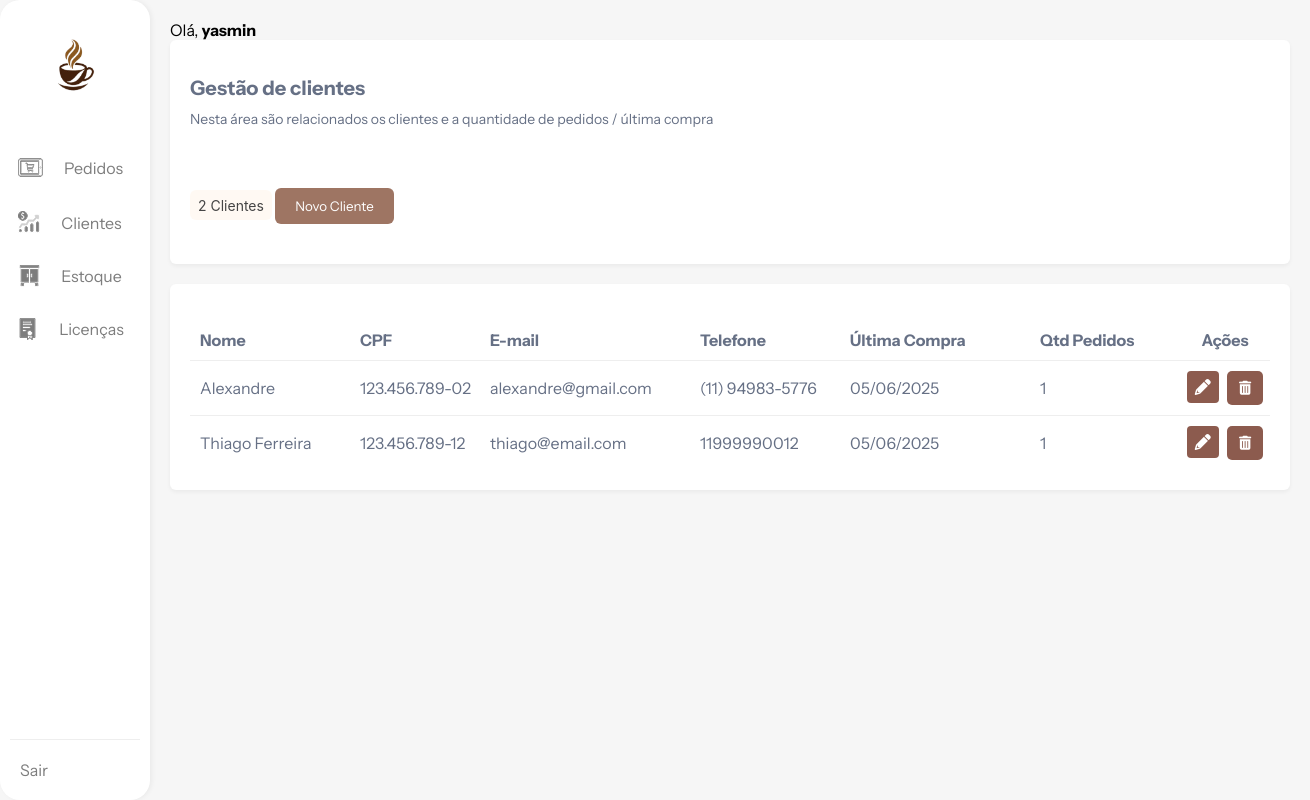
The page /views/clientes.php (signed in) on the database its author committed.
### tables this page shows
CREATE TABLE IF NOT EXISTS `clientes` (
  `cliente_id` int NOT NULL AUTO_INCREMENT,
  `nome` varchar(100) NOT NULL,
  `email` varchar(100) DEFAULT NULL,
  `telefone` varchar(20) DEFAULT NULL,
  `cpf` varchar(14) DEFAULT NULL,
  PRIMARY KEY (`cliente_id`),
  UNIQUE KEY `cpf` (`cpf`)
);

### views/clientes.php (the view, shortened to what this page needs)
<?php
include("../config/conexao.php");
$sql_clientes = "
    SELECT
        c.cliente_id,
        c.nome,
        c.email,
        c.telefone,
        c.cpf,
        MAX(p.data_pedido) AS ultima_compra,
        COUNT(DISTINCT p.pedido_id) AS qtd_pedidos
    FROM
        clientes c
    LEFT JOIN
        pedidos p ON c.cliente_id = p.cliente_id
    GROUP BY
        c.cliente_id, c.nome, c.email, c.telefone, c.cpf
    ORDER BY
        c.nome ASC;
";
$result_clientes = $mysqli->query($sql_clientes);
$total_clientes = 0;
if ($result_clientes) {
    $total_clientes = $result_clientes->num_rows;
}
?>
<!DOCTYPE html>
<html lang="pt-br">
<head>
    <link rel="stylesheet" href="../public/css/clientes.css">
    <link rel="stylesheet" href="https://cdnjs.cloudflare.com/ajax/libs/font-awesome/6.0.0-beta3/css/all.min.css">
</head>
<body>
    <nav>
        <a href="dashboard.php">
            <img src="../public/img/logo.png" alt="Logo Alvorada" />
        </a>
        <div class="nav-item">
            <img src="../public/icons/pedidos.png" alt="Ícone Pedidos" />
            <span>
                <a href="pedidos.php">Pedidos</a>
            </span>
        </div>
        <div class="nav-item">
            <img src="../public/icons/clientes.png" alt="Ícone Clientes" />
            <span>
                <a href="clientes.php">Clientes</a>
            </span>
        </div>
        <div class="nav-item">
            <img src="../public/icons/estoque.png" alt="Ícone Estoque" />
            <span>
                <a href="estoque.php">Estoque</a>
            </span>
        </div>
        <div class="nav-item">
            <img src="../public/icons/licenca.png" alt="Ícone Licenças" />
            <span>
                <a href="licencas.php">Licenças</a>
            </span>
        </div>
        <div class="nav-item logout">
            <span>
                <a href="../auth/logout.php">Sair</a>
            </span>
        </div>
    </nav>
    <main>
        <div class="greeting">
            <span>Olá,</span>
            <b><?php echo htmlspecialchars($_SESSION['nome_usuario']); ?></b>
        </div>
        <section class="container">
            <h2>Gestão de clientes</h2>
            <p>Nesta área são relacionados os clientes e a quantidade de pedidos / última compra</p>
            <div class="badge">
                <span><?php echo $total_clientes; ?> Clientes</span>
            </div>
            <button class="btn-novo-cliente" onclick="abrirModalCliente()">
                Novo Cliente
            </button>
        </section>
        <section>
            <div class="tabela">
                <div class="tabela-header">
                    <div>Nome</div>
                    <div>CPF</div>
                    <div>E-mail</div>
                    <div>Telefone</div>
                    <div>Última Compra</div>
                    <div>Qtd Pedidos</div>
                    <div>Ações</div>
                </div>
                <?php
                if ($result_clientes && $result_clientes->num_rows > 0) {
                    $result_clientes->data_seek(0);
                    while ($cliente = $result_clientes->fetch_assoc()) {
                        ?>
                        <div class="tabela-row">
                            <div><?php echo htmlspecialchars($cliente['nome']); ?></div>
                            <div><?php echo htmlspecialchars($cliente['cpf']); ?></div>
                            <div><?php echo htmlspecialchars($cliente['email']); ?></div>
                            <div><?php echo htmlspecialchars($cliente['telefone']); ?></div>
                            <div><?php echo htmlspecialchars($cliente['ultima_compra'] ? date('d/m/Y', strtotime($cliente['ultima_compra'])) : 'N/A'); ?></div>
                            <div><?php echo htmlspecialchars($cliente['qtd_pedidos']); ?></div>
                            <div class="tabela-actions">
                                <button class="btn-editar"
                                        onclick="abrirModalEdicaoCliente(
                                            <?php echo htmlspecialchars($cliente['cliente_id']); ?>,
                                            '<?php echo htmlspecialchars($cliente['nome']); ?>',
                                            '<?php echo htmlspecialchars($cliente['email']); ?>',
                                            '<?php echo htmlspecialchars($cliente['telefone']); ?>',
                                            '<?php echo htmlspecialchars($cliente['cpf']); ?>'
                                        )">
                                    <i class="fa-solid fa-pencil"></i>
                                </button>
                                <button class="btn-excluir" onclick="confirmarExclusao(<?php echo htmlspecialchars($cliente['cliente_id']); ?>, '<?php echo htmlspecialchars($cliente['nome']); ?>')">
                                    <i class="fa-solid fa-trash-can"></i>
                                </button>
                            </div>
                        </div>
                        <?php
                    }
                } else {
                    echo "<div class='tabela-row'><div style='grid-column: 1 / span 7; text-align: center; padding: 20px;'>Nenhum cliente encontrado.</div></div>";
                }
                ?>
            </div>
        </section>
    </main>
</body>
</html>

### public/css/clientes.css (style rules this page uses)
* { font-family: "Instrument Sans", sans-serif; box-sizing: border-box; margin: 0; padding: 0; }
body { margin: 0; font-family: Roboto, sans-serif; background-color: #F6F6F6; min-height: 100vh; overflow-x: hidden; overflow-y: auto; }
nav { width: 150px; background-color: white; border-radius: 20px; padding: 20px 10px; display: flex; flex-direction: column; align-items: center; gap: 30px; box-sizing: border-box; flex-shrink: 0; box-shadow: 2px 0 5px rgba(0,0,0,0.05); position: fixed; height: 100vh; top: 0; left: 0; z-index: 1000; overflow-y: auto; }
nav .nav-item a { padding: 10px; border-radius: 5px; text-decoration: none; color: #7D7D7D; transition: 0.2s ease; }
nav img { width: 100px; height: 100px; }
.nav-item { display: flex; align-items: center; gap: 10px; cursor: pointer; }
.nav-item img { width: 27px; height: 27px; }
.nav-item span { color: #7D7D7D; font-size: 16px; }
.nav-item:nth-child(3) img, .nav-item:nth-child(4) img, .nav-item:nth-child(5) img { width: 23px; height: 23px; }
main { padding: 20px; margin-left: 150px; }
.greeting span, .greeting b { font-size: 16px; color: black; }
section.container { background-color: white; border-radius: 6px; padding: 36px 20px 20px 20px; box-sizing: border-box; margin-bottom: 20px; box-shadow: 0 2px 4px rgba(0,0,0,0.05); }
.container h2 { margin: 0; font-size: 20px; color: #667085; }
.container p { margin: 10px 0 20px 0; font-size: 14px; color: #667085; font-weight: 300; }
.badge { background-color: rgba(240, 128, 25, 0.05); border-radius: 6px; padding: 5px 8px; display: inline-block; }
.badge span { color: #454545; font-size: 14px; font-family: Inter, sans-serif; }
.btn-novo-cliente { margin: 40px 0 20px 0; padding: 10px 20px; background: #9e7563; color: white; border: none; border-radius: 6px; cursor: pointer; transition: background-color 0.2s ease; }
.tabela { background-color: white; border-radius: 6px; padding: 36px 20px 20px 20px; box-sizing: border-box; margin-top: 10px; box-shadow: 0 2px 4px rgba(0,0,0,0.05); }
.tabela-header, .tabela-row { display: flex; gap: 80px; padding: 10px 0; border-bottom: 1px solid #EAECF0; }
.tabela-header { font-weight: bold; padding-bottom: 10px; border-bottom: 2px solid #EAECF0; color: #667085; }
.tabela-row { color: #667085; }
.tabela-row:last-child { border-bottom: none; }
.tabela-row div, .tabela-header div { width: 150px; flex-shrink: 0; white-space: nowrap; overflow: hidden; text-overflow: ellipsis; }
.tabela-header div:nth-child(2), .tabela-row div:nth-child(2) { width: 120px; }
.tabela-header div:nth-child(3), .tabela-row div:nth-child(3) { width: 200px; }
.tabela-header div:nth-child(4), .tabela-row div:nth-child(4) { width: 140px; }
.tabela-header div:nth-child(5), .tabela-row div:nth-child(5) { width: 180px; }
.tabela-header div:nth-child(6), .tabela-row div:nth-child(6) { width: 100px; }
.tabela-header div:last-child, .tabela-row .tabela-actions { text-align: center; }
.tabela-actions .btn-editar { background-color: #8c5b4e; color: white; border: none; padding: 8px 12px; border-radius: 4px; cursor: pointer; font-size: 14px; transition: background-color 0.2s ease; display: inline-flex; align-items: center; justify-content: center; width: 32px; height: 32px; padding: 0; }
.tabela-actions .btn-editar i { font-size: 16px; }
.tabela-header, .tabela-row { display: grid; grid-template-columns: 2fr 1fr 2fr 1.5fr 1.5fr 1fr 0.5fr; gap: 10px; padding: 10px; border-bottom: 1px solid #eee; align-items: center; }
.btn-excluir { background-color: #8c5b4e; color: white; border: none; padding: 8px 12px; border-radius: 5px; cursor: pointer; font-size: 14px; transition: background-color 0.3s ease; margin-left: 5px; }
.logout { margin-top: auto; padding-top: 20px; border-top: 1px solid #eee; width: 100%; text-align: center; }
main section:last-child { margin-bottom: 50px; }

### rows shown on the page
clientes: nome "Alexandre", cpf "123.456.789-02", email "alexandre@gmail.com", telefone "(11) 94983-5776", ultima_compra "05/06/2025", qtd_pedidos "1"
clientes: nome "Thiago Ferreira", cpf "123.456.789-12", email "thiago@email.com", telefone "11999990012", ultima_compra "05/06/2025", qtd_pedidos "1"

### other values the page prints
$_SESSION['nome_usuario'] "yasmin"
$total_clientes "2"
